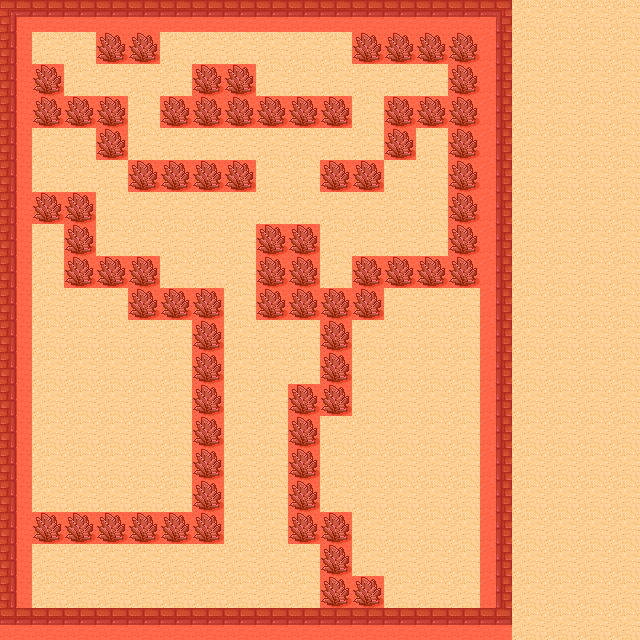

A level layout from a 2D game, rendered from its tile map. Below: a short description, then the map file with tile-grid data replaced by summaries:
An orthogonal 20x20 tile map with 32x32 px tiles, 2 tile layers (Tile Layer 1, Meta), 2 tilesets and 24 objects (12x Monster, 11x Item, Start).

<map version="1.0" tiledversion="1.0.3" orientation="orthogonal" renderorder="right-down" width="20" height="20" tilewidth="32" tileheight="32" nextobjectid="32">
 <tileset firstgid="1" source="Dessert.tsx" />
 <tileset firstgid="49" source="Meta.tsx" />
 <layer name="Tile Layer 1" width="20" height="20">
  <data>[400 cells, 400 non-empty, 7 distinct tile ids]</data>
 </layer>
 <layer name="Meta" width="20" height="20">
  <data>[400 cells, 147 non-empty, 1 distinct tile ids]</data>
 </layer>
 <objectgroup name="Objects">
  <object id="1" name="Start" x="192" y="32" width="32" height="32" />
  <object id="4" name="Monster" x="352" y="96" width="32" height="32">
   <properties>
    <property name="MonsterType" type="int" value="1" />
   </properties>
  </object>
  <object id="5" name="Monster" x="96" y="64" width="32" height="32">
   <properties>
    <property name="MonsterType" type="int" value="1" />
   </properties>
  </object>
  <object id="6" name="Monster" x="256" y="128" width="32" height="32">
   <properties>
    <property name="MonsterType" type="int" value="1" />
   </properties>
  </object>
  <object id="8" name="Monster" x="384" y="64" width="32" height="32">
   <properties>
    <property name="MonsterType" type="int" value="2" />
   </properties>
  </object>
  <object id="9" name="Monster" x="352" y="192" width="32" height="32">
   <properties>
    <property name="MonsterType" type="int" value="2" />
   </properties>
  </object>
  <object id="10" name="Monster" x="320" y="224" width="32" height="32">
   <properties>
    <property name="MonsterType" type="int" value="2" />
   </properties>
  </object>
  <object id="11" name="Monster" x="256" y="192" width="32" height="32">
   <properties>
    <property name="MonsterType" type="int" value="2" />
   </properties>
  </object>
  <object id="12" name="Monster" x="288" y="128" width="32" height="32">
   <properties>
    <property name="MonsterType" type="int" value="2" />
   </properties>
  </object>
  <object id="13" name="Monster" x="224" y="224" width="32" height="32">
   <properties>
    <property name="MonsterType" type="int" value="3" />
   </properties>
  </object>
  <object id="14" name="Monster" x="192" y="192" width="32" height="32">
   <properties>
    <property name="MonsterType" type="int" value="3" />
   </properties>
  </object>
  <object id="15" name="Monster" x="64" y="32" width="32" height="32">
   <properties>
    <property name="MonsterType" type="int" value="3" />
   </properties>
  </object>
  <object id="16" name="Monster" x="128" y="96" width="32" height="32">
   <properties>
    <property name="MonsterType" type="int" value="3" />
   </properties>
  </object>
  <object id="17" name="Item" x="224" y="128" width="32" height="32">
   <properties>
    <property name="ItemType" type="int" value="1" />
   </properties>
  </object>
  <object id="18" name="Item" x="416" y="64" width="32" height="32">
   <properties>
    <property name="ItemType" type="int" value="1" />
   </properties>
  </object>
  <object id="20" name="Item" x="32" y="32" width="32" height="32">
   <properties>
    <property name="ItemType" type="int" value="2" />
   </properties>
  </object>
  <object id="21" name="Item" x="256" y="64" width="32" height="32">
   <properties>
    <property name="ItemType" type="int" value="2" />
   </properties>
  </object>
  <object id="23" name="Item" x="224" y="192" width="32" height="32">
   <properties>
    <property name="ItemType" type="int" value="2" />
   </properties>
  </object>
  <object id="24" name="Item" x="320" y="256" width="32" height="32">
   <properties>
    <property name="ItemType" type="int" value="3" />
   </properties>
  </object>
  <object id="27" name="Item" x="352" y="128" width="32" height="32">
   <properties>
    <property name="ItemType" type="int" value="2" />
   </properties>
  </object>
  <object id="28" name="Item" x="64" y="64" width="32" height="32">
   <properties>
    <property name="ItemType" type="int" value="3" />
   </properties>
  </object>
  <object id="29" name="Item" x="319" y="193" width="32" height="32">
   <properties>
    <property name="ItemType" type="int" value="3" />
   </properties>
  </object>
  <object id="30" name="Item" x="416" y="128" width="32" height="32">
   <properties>
    <property name="ItemType" type="int" value="4" />
   </properties>
  </object>
  <object id="31" name="Item" x="64" y="544" width="32" height="32">
   <properties>
    <property name="ItemType" type="int" value="5" />
   </properties>
  </object>
 </objectgroup>
</map>
